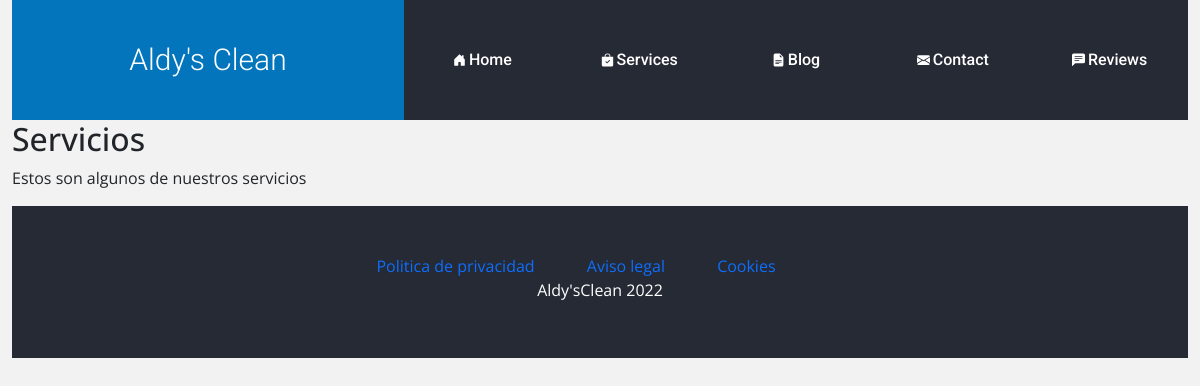
/services/, run on an earlier commit of the app's database.
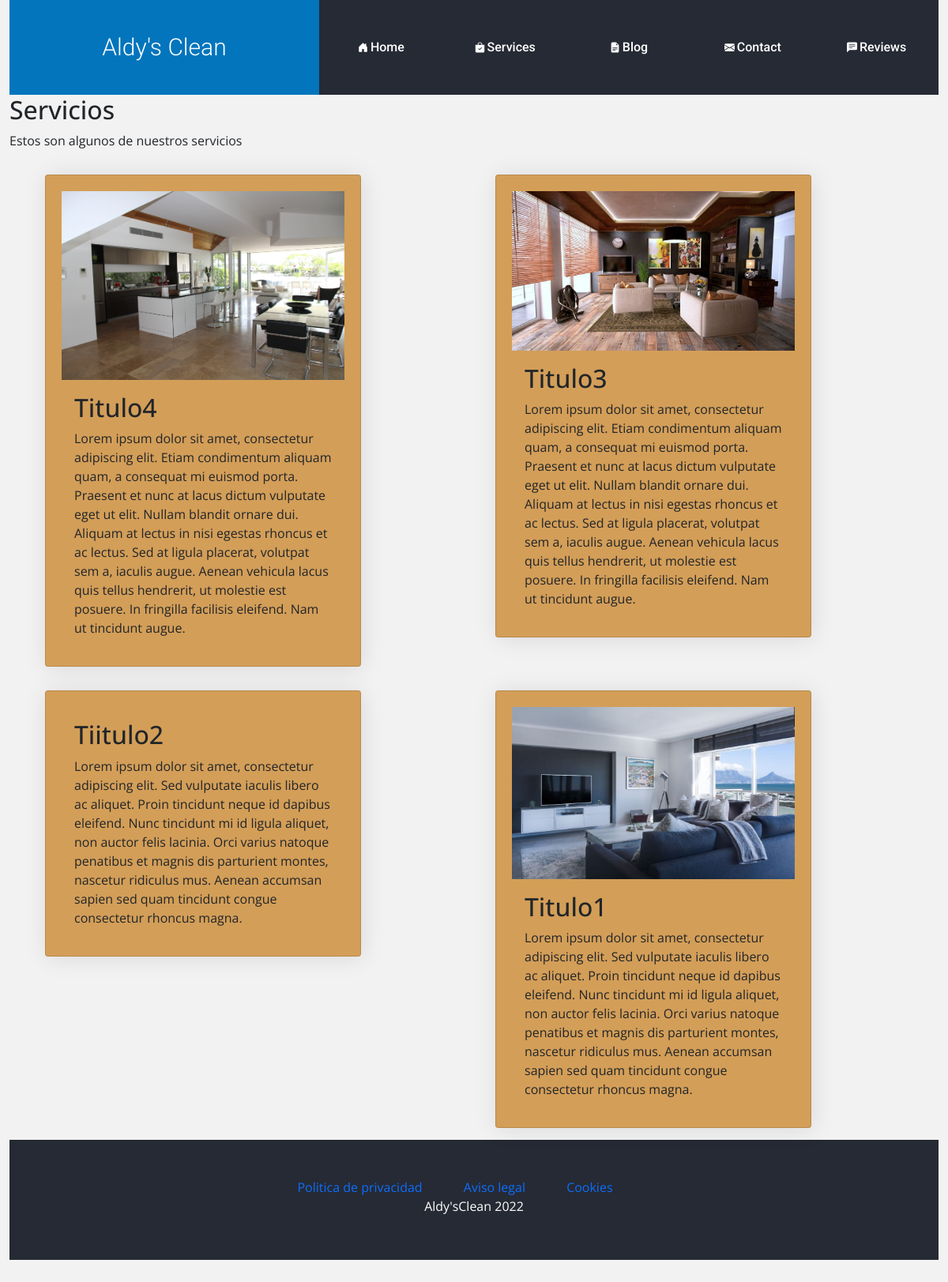
And on a later commit of the database.
### services/models.py (models this page shows, shortened)
class Service(models.Model):
    title=models.CharField(max_length=100, verbose_name="Titulo")
    description=models.TextField(verbose_name="Descripcion")
    image=models.ImageField(verbose_name="Imagen", upload_to="services")
    created=models.DateTimeField(auto_now_add=True, verbose_name="Fecha de creacion")
    updated=models.DateTimeField(auto_now=True, verbose_name="Fecha de edicion")
    class Meta:
        verbose_name="servicio"
        verbose_name_plural="servicios"
        ordering=["-created"]

### services/views.py (the view)
# urls.py: path('', views.services, name='services'),
def services(request):
    services=Service.objects.all()
    return render(request, 'services/services.html', {'services':services})

### social/processors.py (called while the page is built)
def ctx_dict(request):
    ctx={}
    links=Link.objects.all()
    for link in links:
        ctx[link.key]=link.url
    return ctx

### services/templates/services/services.html (shortened to what this page needs)
{% extends 'core/base.html' %}
{% block headers %}
<h2>Servicios</h2>
<p>Estos son algunos de nuestros servicios</p>
{% endblock %}
{% block content %}
    {% load static %}
    <div class="container">
        <div class="row mt-3">
            {% for service in services %}
                <div class="col-6">
                    <div class="card">
                        <img src="{{service.image.url}}" alt="">
                        <div class="card-body">
                            <h2 class="card-title">{{service.title}}</h2>
                            <p class="card-text">{{service.description}}</p>
                        </div>
                    </div>
                </div>
            {% endfor %}
        </div>
    </div>
{% endblock %}

What changed in the data, as far as the page shows it:
added Service: image (picture), title "Titulo4", description "Lorem ipsum dolor sit amet, consectetur adipiscing elit. Etiam condimentum aliquam quam, a consequat mi euismod porta. Praesent et nunc at lacus dictum vulputate eget ut elit. Nullam blandit ornare dui. Aliquam at lectus in nisi egestas rhoncus et ac lectus. Sed at ligula placerat, volutpat sem a, iaculis augue. Aenean vehicula lacus quis tellus hendrerit, ut molestie est posuere. In fringilla facilisis eleifend. Nam ut tincidunt augue."
added Service: image (picture), title "Titulo3", description "Lorem ipsum dolor sit amet, consectetur adipiscing elit. Etiam condimentum aliquam quam, a consequat mi euismod porta. Praesent et nunc at lacus dictum vulputate eget ut elit. Nullam blandit ornare dui. Aliquam at lectus in nisi egestas rhoncus et ac lectus. Sed at ligula placerat, volutpat sem a, iaculis augue. Aenean vehicula lacus quis tellus hendrerit, ut molestie est posuere. In fringilla facilisis eleifend. Nam ut tincidunt augue."
added Service: title "Tiitulo2", description "Lorem ipsum dolor sit amet, consectetur adipiscing elit. Sed vulputate iaculis libero ac aliquet. Proin tincidunt neque id dapibus eleifend. Nunc tincidunt mi id ligula aliquet, non auctor felis lacinia. Orci varius natoque penatibus et magnis dis parturient montes, nascetur ridiculus mus. Aenean accumsan sapien sed quam tincidunt congue consectetur rhoncus magna."
added Service: image (picture), title "Titulo1", description "Lorem ipsum dolor sit amet, consectetur adipiscing elit. Sed vulputate iaculis libero ac aliquet. Proin tincidunt neque id dapibus eleifend. Nunc tincidunt mi id ligula aliquet, non auctor felis lacinia. Orci varius natoque penatibus et magnis dis parturient montes, nascetur ridiculus mus. Aenean accumsan sapien sed quam tincidunt congue consectetur rhoncus magna."
